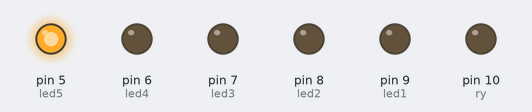
Recording of a sketch running on a simulated Arduino Uno, built with avr-gcc and run on an emulated ATmega328P. Parts: output pins drawn as LEDs (lit = HIGH).

Above: at 0.05 s.
At 1.15 s:
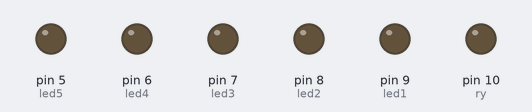
At 2.15 s:
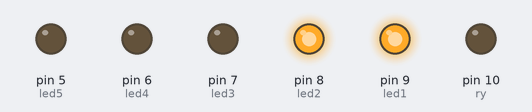
At 4.2 s:
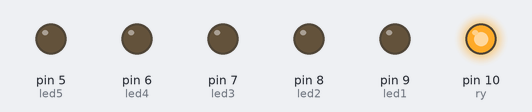
At 6.15 s:
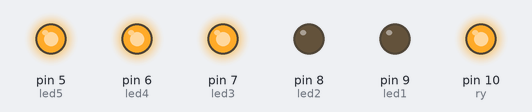
At 8.2 s:
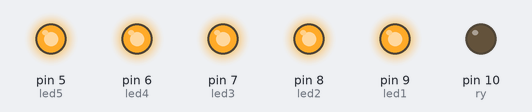
Timing chart, 0 to 10.4 s (numbered marks = the images above):
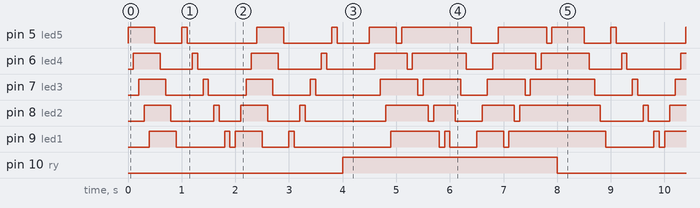

The sketch:

multi_switching_anode_and_cathode_control.ino
```cpp
//multi switching anode and cathode control edited by varis

#define led1 9
#define led2 8
#define led3 7
#define led4 6
#define led5 5
int mode = 0;
int ry = 10;
void setup() {
  pinMode(ry , OUTPUT);
  pinMode(led1, OUTPUT);
  pinMode(led2, OUTPUT);
  pinMode(led3, OUTPUT);
  pinMode(led4, OUTPUT);
  pinMode(led5, OUTPUT);
}
void loop() {

  //cathode
  if (mode == 0) {
    for (int po = 5; po <= 9; po++) {
      digitalWrite(po, HIGH);
      delay(100);
    }
    for (int po = 5; po <= 9; po++) {
      digitalWrite(po, LOW);
      delay(100);
      mode = 1;
    }
  }
  if (mode == 1) {

    for (int po = 5; po <= 9; po++) {
      digitalWrite(po, HIGH);
      delay(100);
      digitalWrite(po, LOW);
      delay(100);
      if (po == 9) {
        mode = 2;
      }
    }
  }

  if (mode == 2) {
    for (int po = 9; po >= 5; po--) {
      digitalWrite(po, HIGH);
      delay(100);
    }
    for (int po = 9; po >= 5; po--) {
      digitalWrite(po, LOW);
      delay(100);
      mode = 3;
    }
  }
  if (mode == 3) {

    for (int po = 9; po >= 5; po--) {
      digitalWrite(po, HIGH);
      delay(100);
      digitalWrite(po, LOW);
      delay(100);
      if (po == 5) {
        mode = 4;
      }
    }


  }


  if (mode == 4) {
    digitalWrite(ry, HIGH);
    for (int po = 5; po <= 9; po++) {
      digitalWrite(po, !HIGH);
      delay(100);
    }
    for (int po = 5; po <= 9; po++) {
      digitalWrite(po, !LOW);
      delay(100);
      mode = 5;
    }
  }
  if (mode == 5) {

    for (int po = 5; po <= 9; po++) {
      digitalWrite(po, !HIGH);
      delay(100);
      digitalWrite(po, !LOW);
      delay(100);
      if (po == 9) {
        mode = 6;
      }
    }
  }

  if (mode == 6) {
    for (int po = 9; po >= 5; po--) {
      digitalWrite(po, !HIGH);
      delay(100);
    }
    for (int po = 9; po >= 5; po--) {
      digitalWrite(po, !LOW);
      delay(100);
      mode = 7;
    }
  }
  if (mode == 7) {

    for (int po = 9; po >= 5; po--) {
      digitalWrite(po, !HIGH);
      delay(100);
      digitalWrite(po, !LOW);
      delay(100);
      if (po == 5) {
        mode = 0;
        digitalWrite(ry, LOW);
      }
    }


  }
}
```

Measured:
- by itself, pin 10 (ry): alternates HIGH for 4.0 s and LOW for 4.0 s
- by itself, pin 5 (led5): repeats every 8.0 s: LOW 0.50 s, HIGH 0.10 s, LOW 1.3 s, HIGH 0.50 s, LOW 0.90 s, HIGH 0.10 s, LOW 0.60 s, HIGH 0.50 s, LOW 0.10 s, HIGH 1.3 s, LOW 0.50 s, HIGH 0.90 s, LOW 0.10 s, HIGH 0.60 s
- by itself, pin 6 (led4): repeats every 8.0 s: LOW 0.60 s, HIGH 0.10 s, LOW 1.0 s, HIGH 0.50 s, LOW 0.80 s, HIGH 0.10 s, LOW 0.90 s, HIGH 0.60 s, LOW 0.10 s, HIGH 1.0 s, LOW 0.50 s, HIGH 0.80 s, LOW 0.10 s, HIGH 0.90 s
